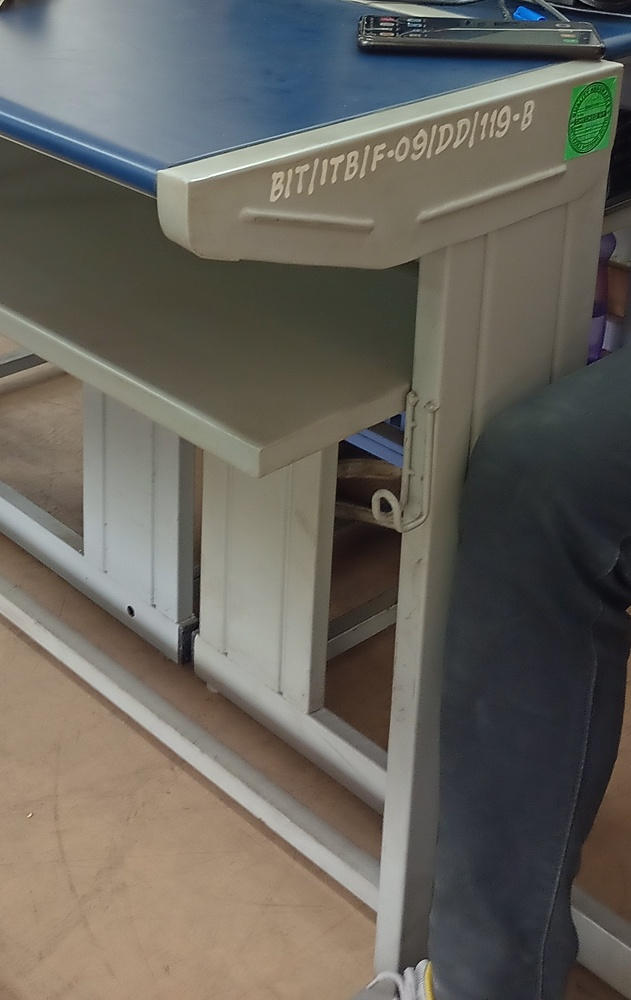
#> input picture Team-BitVision/consNew.jpg, 631 x 1000 px, shrunk from 2541 x 4026 before the run
$ python edgeDistance.py
#> lines starting #> are read from the running program, lines starting #| are printed output that depends on the picture; after the words box and inside, x2 and y2 are one past the last pixel; in counts of white or black regions, pixels touching at a corner belong together; long printed decimals are rounded
import cv2
import numpy as np

# Read the image in grayscale
image = cv2.imread('consNew.jpg', cv2.IMREAD_GRAYSCALE)
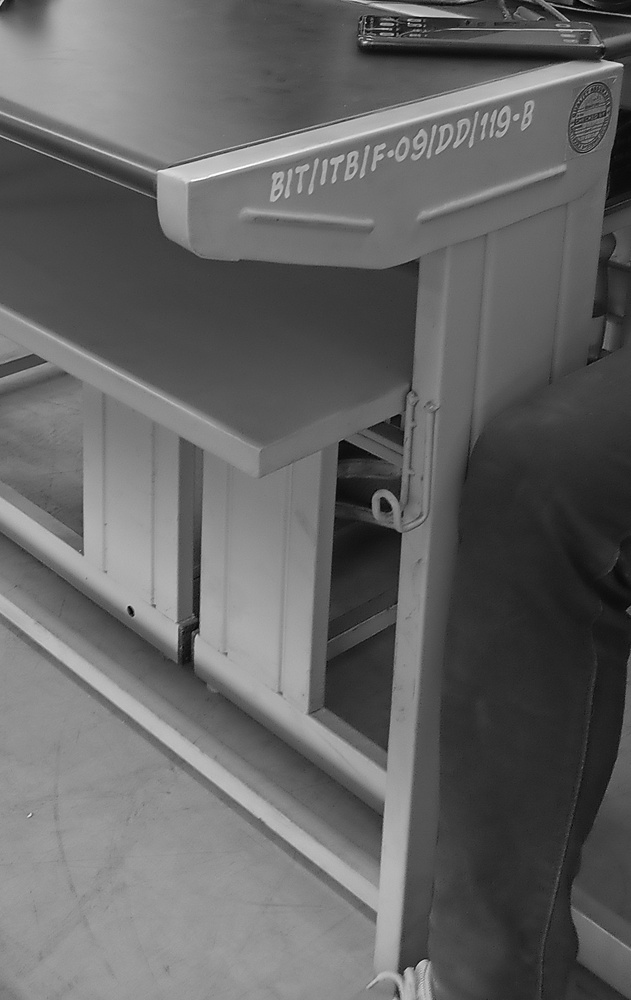
#> image: shape (1000, 631); min 0, max 255, mean 100.5

# Convert the image to a binary image
_, binary = cv2.threshold(image, 0, 255, cv2.THRESH_BINARY)
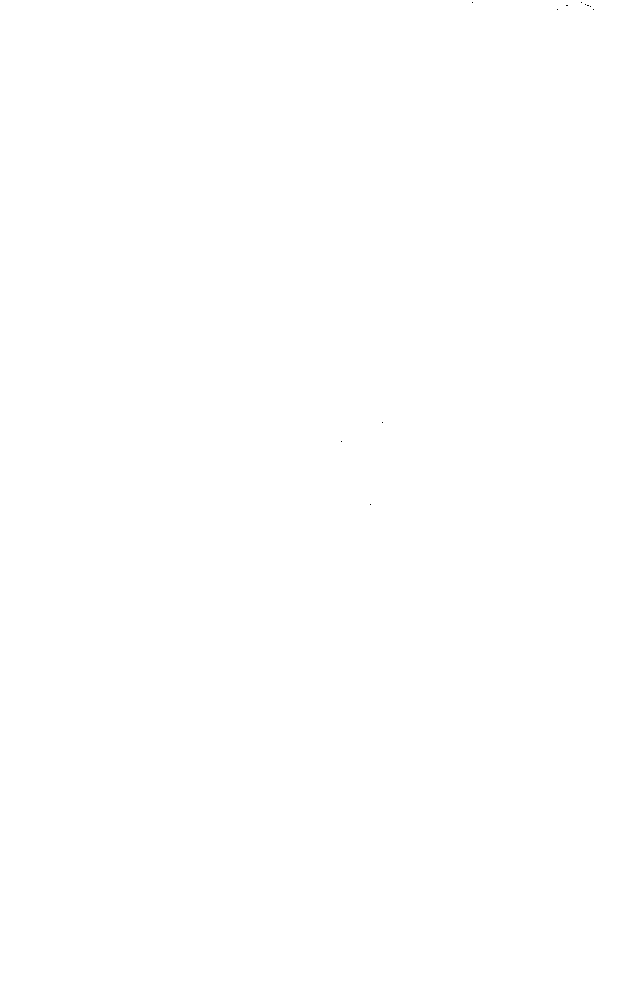
#> binary: shape (1000, 631); 100% white; black in thin lines or dots, all inside (x1, y1, x2, y2) = (341, 2, 594, 505)

# Compute the distance transform
distance = cv2.distanceTransform(binary, cv2.DIST_L2, 3)
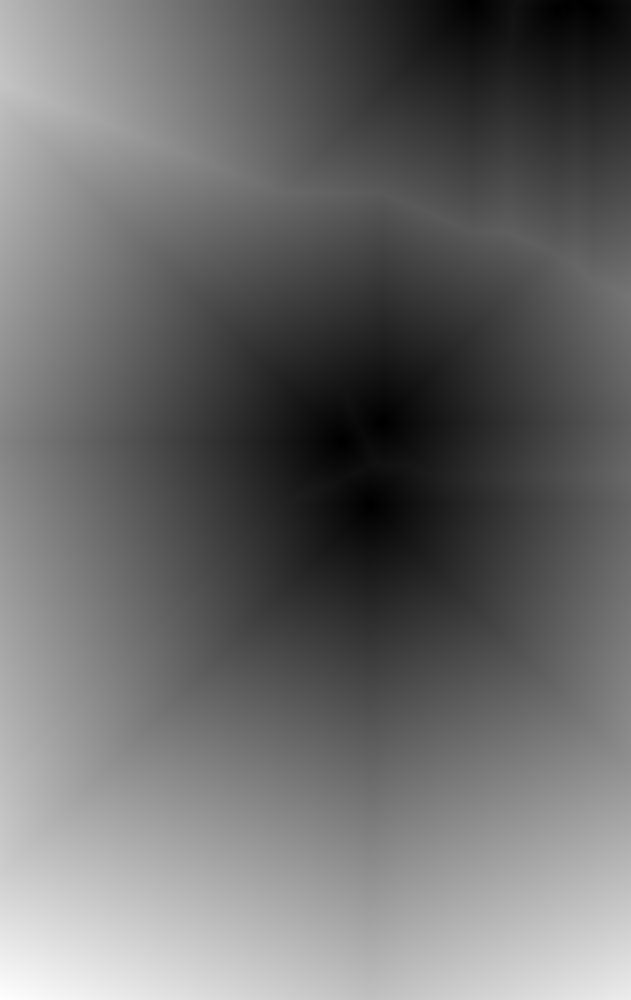
#> distance: shape (1000, 631) float32; min 0, max 626, mean 261.9; drawn with min black and max white

# Find the minimum distance between edges
minVal, _, minLoc, _ = cv2.minMaxLoc(distance, binary)
#> minVal = 0.955; minLoc = (472, 1)

print("Minimum distance between edges:", minVal)
#| Minimum distance between edges: 0.955

$ run again, with Team-BitVision/bench.jpg copied over Team-BitVision/consNew.jpg
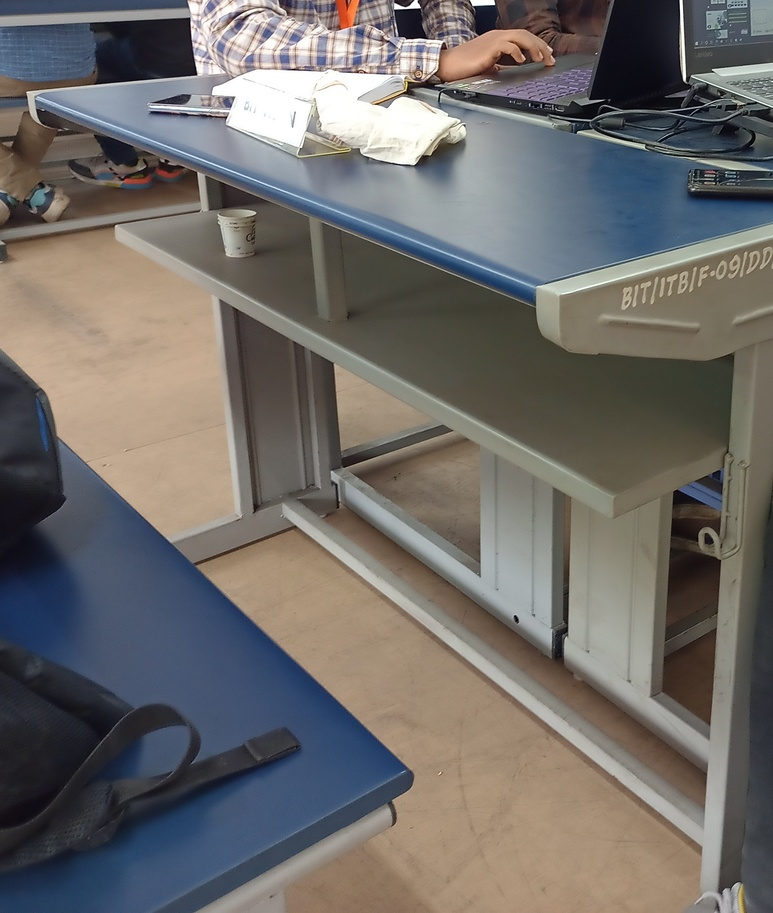
#> input picture Team-BitVision/bench.jpg, 773 x 913 px, shrunk from 4121 x 4864 before the run
#> `image = cv2.imread('consNew.jpg', cv2.IMREAD_GRAYSCALE)`:
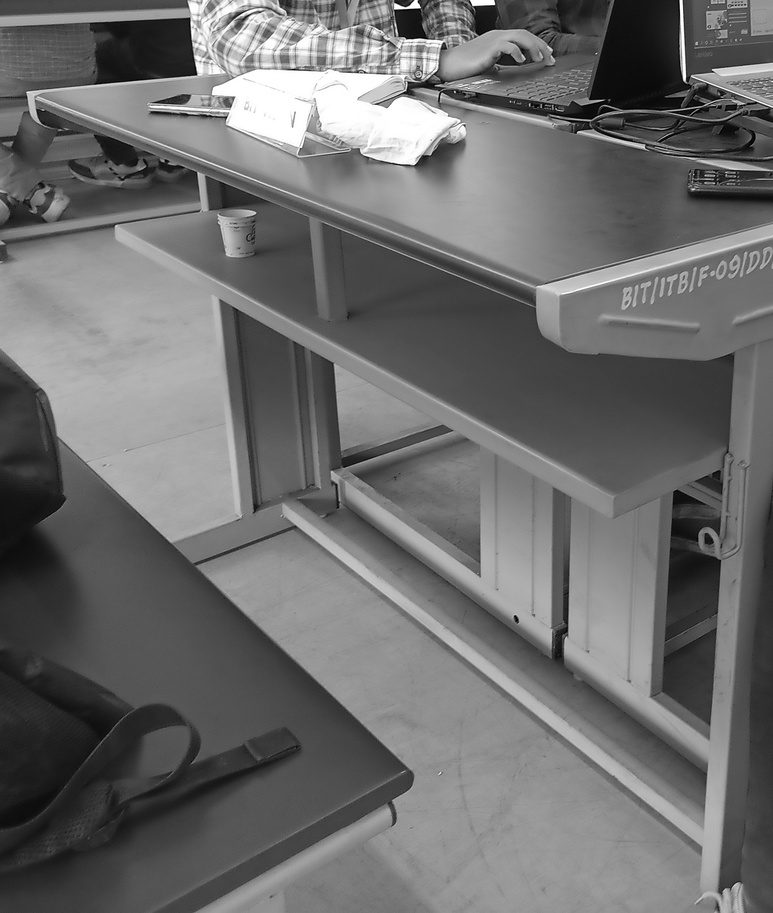
#> image: shape (913, 773); min 0, max 255, mean 108.7
#> binary: shape (913, 773); 100% white; black in thin lines or dots, all inside (x1, y1, x2, y2) = (51, 1, 755, 514)
#> `distance = cv2.distanceTransform(binary, cv2.DIST_L2, 3)`:
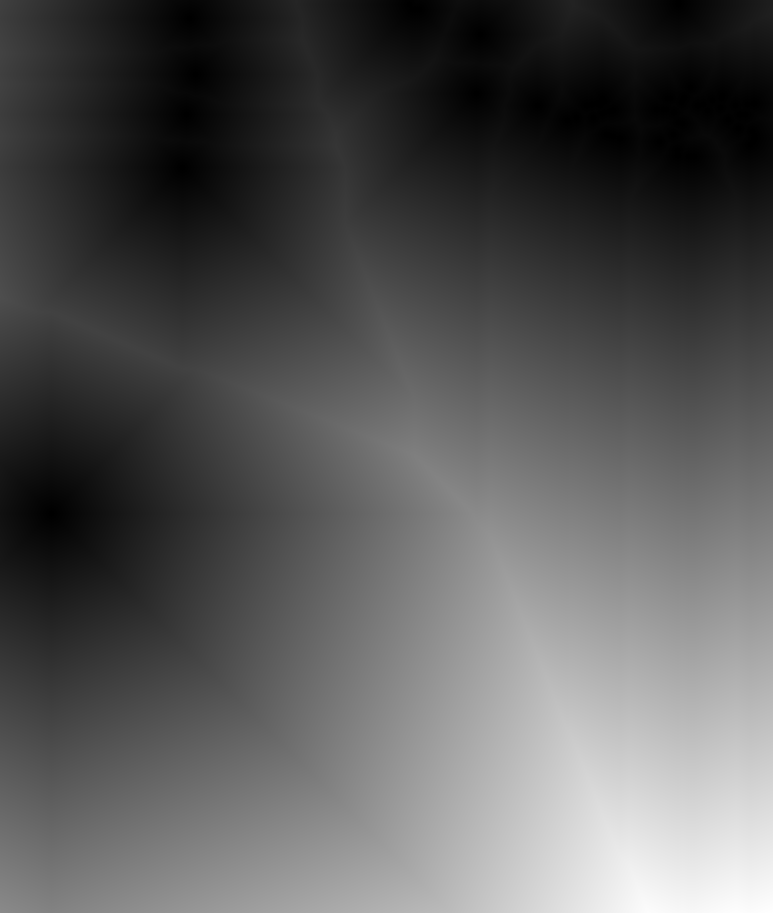
#> distance: shape (913, 773) float32; min 0, max 742.6, mean 254.6; drawn with min black and max white
#> minVal = 0.955; minLoc = (678, 0)
#| Minimum distance between edges: 0.955

$ run again, with Team-BitVision/tableBest.jpg copied over Team-BitVision/consNew.jpg
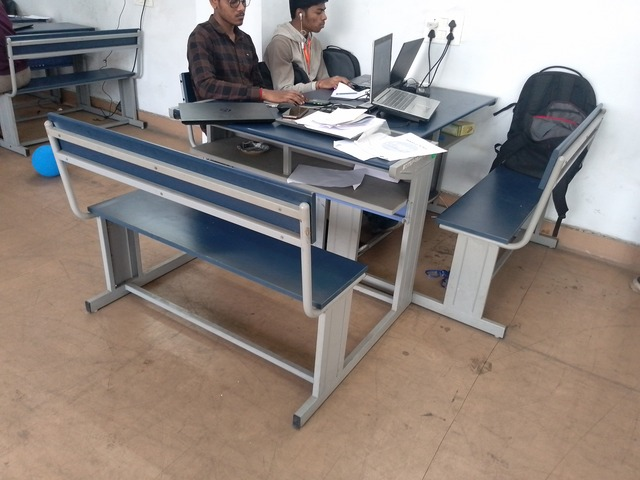
#> input picture Team-BitVision/tableBest.jpg, 640 x 480 px
#> `image = cv2.imread('consNew.jpg', cv2.IMREAD_GRAYSCALE)`:
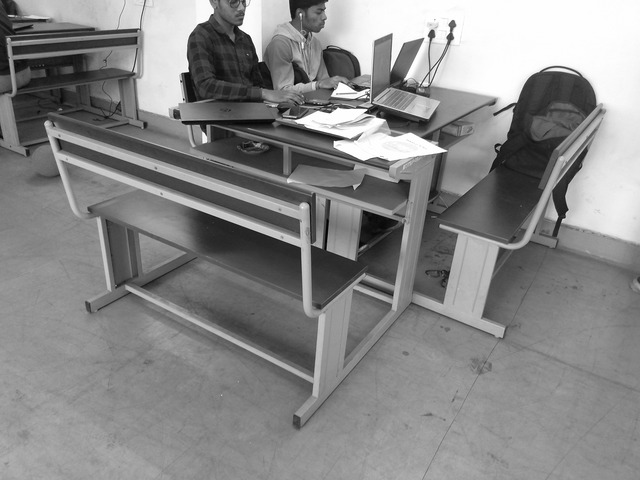
#> image: shape (480, 640); min 0, max 255, mean 135.8
#> binary: shape (480, 640); 100% white; black in thin lines or dots, all inside (x1, y1, x2, y2) = (294, 84, 328, 249)
#> `distance = cv2.distanceTransform(binary, cv2.DIST_L2, 3)`:
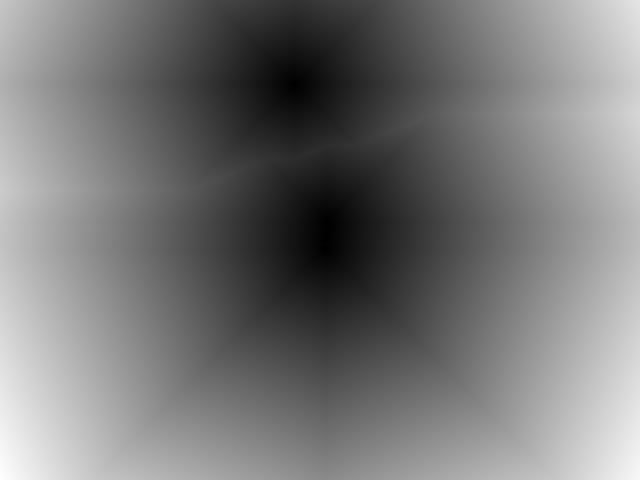
#> distance: shape (480, 640) float32; min 0, max 406.1, mean 190.4; drawn with min black and max white
#> minVal = 0.955; minLoc = (294, 83)
#| Minimum distance between edges: 0.955
